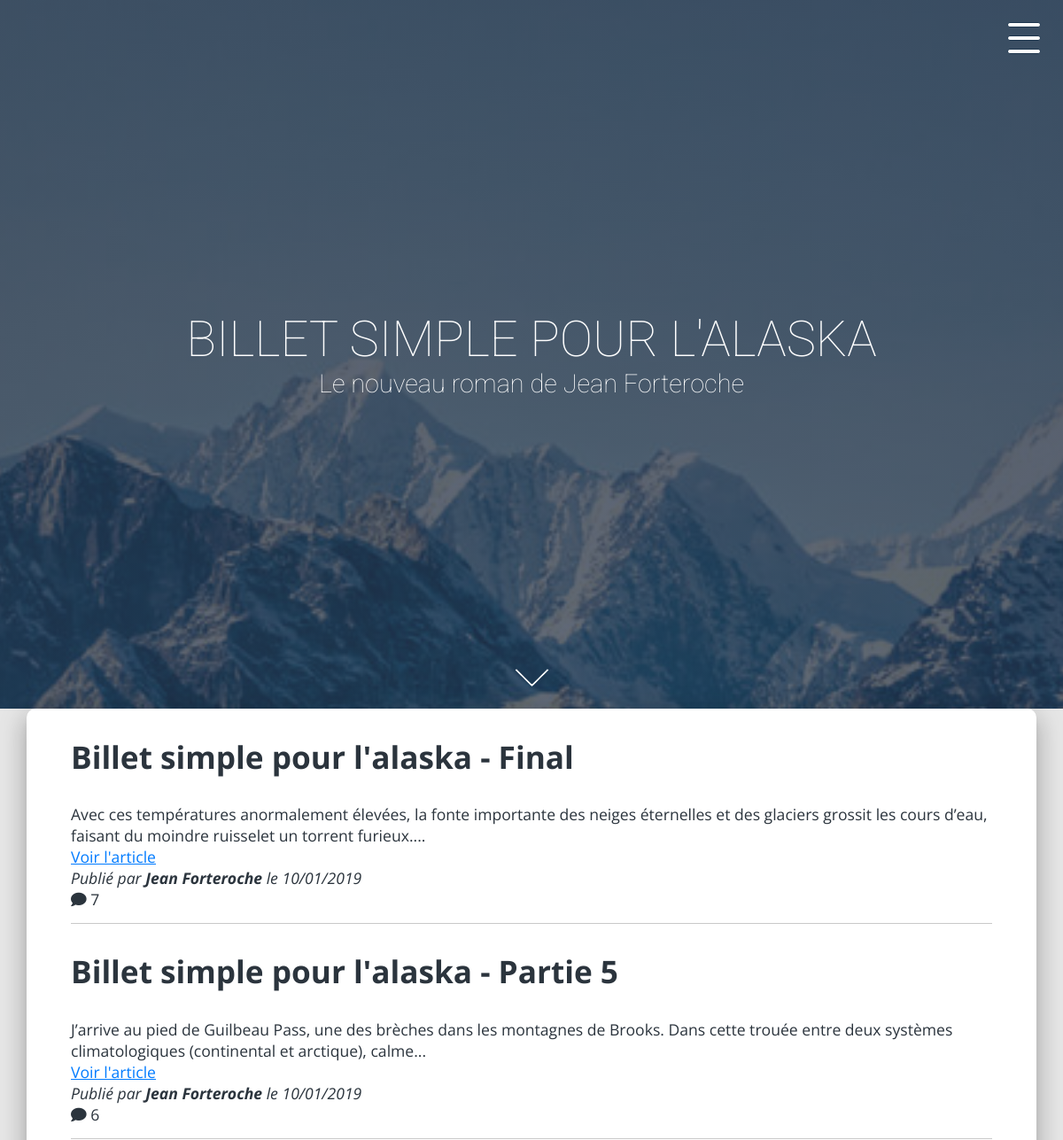
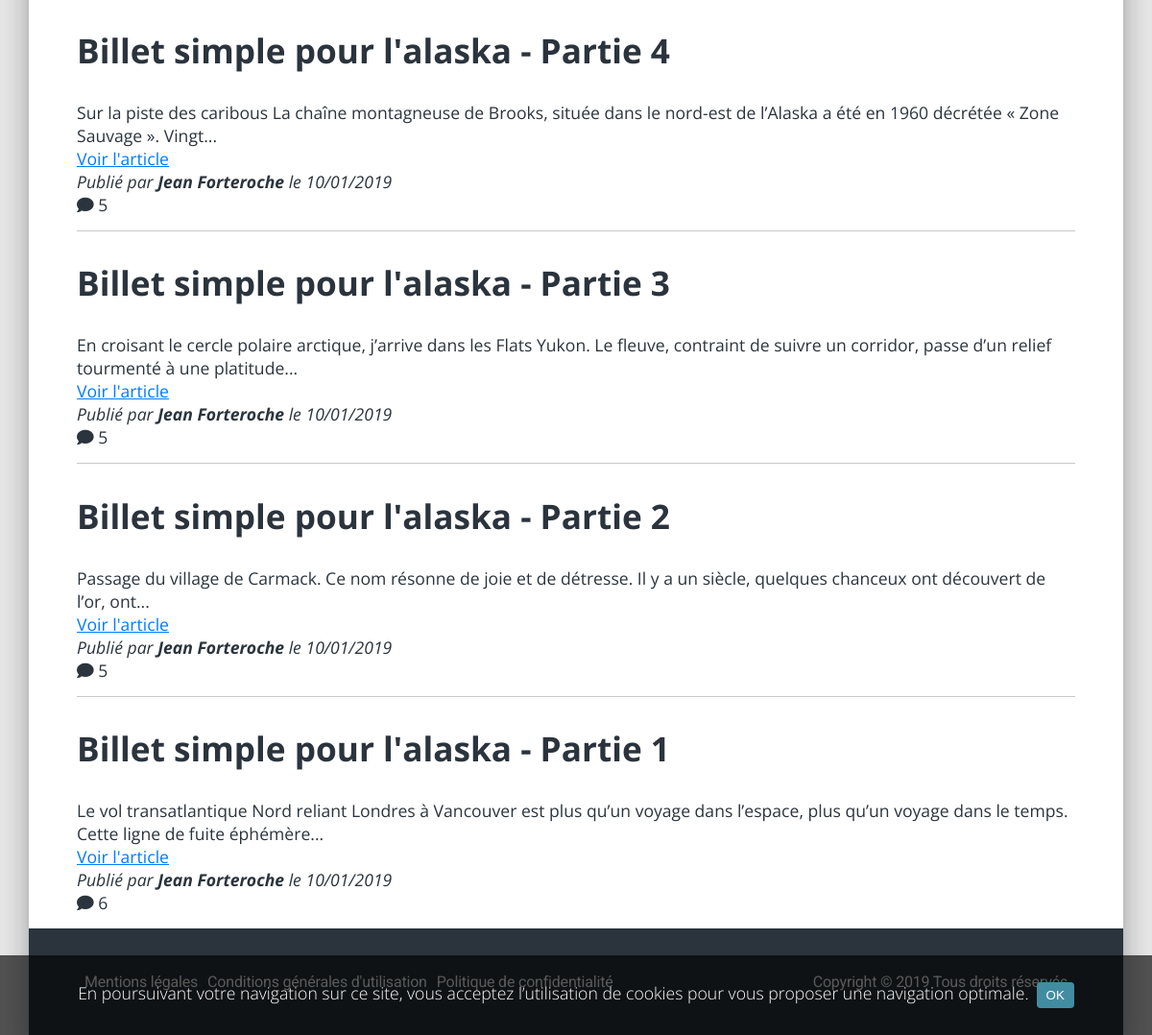
The page / (signed in) on the database its author committed (2 pictures, top to bottom).
### tables this page shows
CREATE TABLE IF NOT EXISTS `posts` (
  `id` int(11) NOT NULL AUTO_INCREMENT,
  `title` text NOT NULL,
  `content` text NOT NULL,
  `author_id` int(11) NOT NULL,
  `creation_date` timestamp NOT NULL DEFAULT CURRENT_TIMESTAMP,
  PRIMARY KEY (`id`)
);

CREATE TABLE IF NOT EXISTS `users` (
  `id` int(11) NOT NULL AUTO_INCREMENT,
  `user_pseudo` varchar(100) NOT NULL,
  `user_login` varchar(50) NOT NULL,
  `user_password` varchar(255) NOT NULL,
  PRIMARY KEY (`id`)
);

### controller/PostsController.php (called while the page is built, shortened)
<?php
class PostsController extends AppController {
    public function listPosts() {
        $postsManager = new PostsManager();
        $posts = $postsManager->getPosts();
        $this->render(['home', 'postSummary', 'footer'], compact('posts', 'pageTitle', 'description'));
    }
    public function getSummary($content) {
        $words = explode(" ", $content);
        $summary = "";
        if (count($words) < 25) {
            $summary = $content;
        } else {
            for ($i = 0; $i < 25; $i++) {
                if ($i == 24) {
                    $summary .= $words[$i] . '...';
                } else {
                    $summary .= $words[$i] . ' ';
                }
            }
        }
        return $summary;
    }
}

### index.php (called while the page is built, shortened)
<?php
require_once "Autoloader.php";
$namespace = '\ClementPatigny\Controller\\';
if (isset($_GET['action']) && !empty($_GET['action'])) {
    $action = $_GET['action'];
    if (in_array($action, ['listPostsAdmin', 'viewPost', 'addPost', 'editPost', 'deletePost'])) {
        $controller = $namespace . 'PostsController';
    } elseif (in_array($action, ['login', 'logout'])) {
        $controller = $namespace . 'UserController';
    } elseif (in_array($action, ['addComment', 'reportComment', 'deleteComment', 'listPostComments', 'listComments'])) {
        $controller = $namespace . 'CommentsController';
    } else {
        header("HTTP/1.0 404 Not Found");
        exit;
    }
} else {
    $action = 'listPosts';
}
$controller = new $controller();
$controller->$action();

### model/PostsManager.php (called while the page is built, shortened)
<?php
class PostsManager extends Manager {
    public function getPosts() {
        $db = $this->connectDb();
        $q = $db->query("SELECT posts.id, title, content, user_pseudo, creation_date FROM posts INNER JOIN users ON posts.author_id = users.id ORDER BY creation_date DESC");
        $posts = [];
        while ($post = $q->fetch()) {
            $commentsManager = new CommentsManager();
            $nbComments = $commentsManager->getNbPostComments($post['id']);
            $postFeatures = [
                'content' => $post['content'],
                'title' => $post['title'],
                'id' => $post['id'],
                'nbComments' => $nbComments['nb_comments'],
                'author' => $post['user_pseudo'],
                'creationDate' => $post['creation_date']
            ];
            $posts[] = new Post($postFeatures);
        }
        return $posts;
    }
}

### Autoloader.php (called while the page is built, shortened)
<?php
class Autoloader {
    static function autoload($class) {
        $class = str_replace('ClementPatigny\\', '', $class);
        $class = str_replace('\\', '/', $class);
        $class = lcfirst($class) . '.php';
    }
}

### model/CommentsManager.php (called while the page is built, shortened)
<?php
class CommentsManager extends Manager {
    public function getNbPostComments($postId) {
        $db = $this->connectDb();
        $q = $db->prepare('SELECT COUNT(*) AS nb_comments FROM comments WHERE post_id = ?');
        $q->execute([$postId]);
        $nbComments = $q->fetch();
        return $nbComments;
    }
}

### model/Post.php (called while the page is built, shortened)
<?php
class Post {
    private $_id;
    private $_title;
    private $_content;
    private $_creationDate;
    private $_nbComments;
    private $_author;
    public function hydrate($post) {
        foreach($post as $key => $value) {
            $setter = 'set' . ucfirst($key);
        }
    }
    public function setContent($content) {
        if (is_string($content)) {
            $this->_content = $content;
        }
    }
    public function setTitle($title) {
        if (is_string($title)) {
            $this->_title = $title;
        }
    }
    public function setId($id) {
        $this->_id = (int) $id;
    }
    public function setAuthor($author) {
        if (is_string($author)) {
            $this->_author = $author;
        }
    }
    public function setNbComments($nbComments) {
        $this->_nbComments = (int) $nbComments;
    }
    public function setCreationDate($creationDate) {
        $this->_creationDate = new \datetime($creationDate);
    }
    public function getContent() {
        return $this->_content;
    }
    public function getTitle() {
        return $this->_title;
    }
    public function getId() {
        return $this->_id;
    }
    public function getAuthor() {
        return $this->_author;
    }
    public function getCreationDate($format) {
        return $this->_creationDate->format($format);
    }
    public function getNbComments() {
        return $this->_nbComments;
    }
}

### view/postSummary.php (the view)
<div class="container">
    <section id="blog">
        <?php foreach($posts as $post): ?>
        <article>
            <h2><?= $post->getTitle() ?></h2>
            <div><?= $this->getSummary(strip_tags($post->getContent())) ?></div>
            <a href="index.php?action=viewPost&id=<?= $post->getId() ?>">Voir l'article</a>
            <div class="italic">
                <span>Publié par</span> <strong><?= $post->getAuthor() ?></strong>
                le <time datetime="<?= $post->getCreationDate('Y-m-d') ?>"><?= $post->getCreationDate('d/m/Y') ?></time>
            </div>
            <div><i class="fas fa-comment"></i> <?= $post->getNbComments() ?></div>
        </article>
        <?php endforeach; ?>
    </section>

### controller/AppController.php (shortened to what this page needs)
<?php
class AppController {
    public function render(array $views, $variables = []) {
        extract($variables);
        foreach($views as $view) {
            require_once 'view/' . $view . '.php';
        }
        require_once "view/template.php";
    }
}

### public/css/style.css (style rules this page uses)
:root { --arrow-width: 25px; --roboto: 'Roboto', sans-serif; --open-sans: 'Open Sans', sans-serif; }
body { margin: 0; font-family: var(--open-sans); color: #2b343d; }
.italic { font-style: italic; }
a { color: #007bff; }
.container { border-radius: 10px; width: 95%; margin: 0 auto; box-shadow: 0 16px 24px 2px rgba(0, 0, 0, 0.14), 0 6px 30px 5px rgba(0, 0, 0, 0.12), 0 8px 10px -5px rgba(0, 0, 0, 0.2); background-color: #fff; }

### public/css/home.css (style rules this page uses)
html, body { height: 100%; }
body { background-color: #e6e6e6; }
#blog { padding: 30px 50px 0 50px; }
#blog article { padding-bottom: 15px; border-bottom: 1px solid #c9c9c9; color: #2b343d; font-size: 1.1em; }
#blog article:last-child { border-bottom: 0; }
#blog article h2 { font-size: 2em; }
#blog article:first-child h2 { margin-top: 0; }
a { transition: 0.3s; }

### rows shown on the page
posts: title "Billet simple pour l'alaska - Final", content "Avec ces températures anormalement élevées, la fonte importante des neiges éternelles et des glaciers grossit les cours d’eau, faisant du moindre ruisselet un torrent furieux....", author.user_pseudo "Jean Forteroche", creation_date "10/01/2019", NbComments "7"
posts: title "Billet simple pour l'alaska - Partie 5", content "J’arrive au pied de Guilbeau Pass, une des brèches dans les montagnes de Brooks. Dans cette trouée entre deux systèmes climatologiques (continental et arctique), calme...", author.user_pseudo "Jean Forteroche", creation_date "10/01/2019", NbComments "6"
posts: title "Billet simple pour l'alaska - Partie 4", content "Sur la piste des caribous La chaîne montagneuse de Brooks, située dans le nord-est de l’Alaska a été en 1960 décrétée « Zone Sauvage ». Vingt...", author.user_pseudo "Jean Forteroche", creation_date "10/01/2019", NbComments "5"
posts: title "Billet simple pour l'alaska - Partie 3", content "En croisant le cercle polaire arctique, j’arrive dans les Flats Yukon. Le fleuve, contraint de suivre un corridor, passe d’un relief tourmenté à une platitude...", author.user_pseudo "Jean Forteroche", creation_date "10/01/2019", NbComments "5"
posts: title "Billet simple pour l'alaska - Partie 2", content "Passage du village de Carmack. Ce nom résonne de joie et de détresse. Il y a un siècle, quelques chanceux ont découvert de l’or, ont...", author.user_pseudo "Jean Forteroche", creation_date "10/01/2019", NbComments "5"
posts: title "Billet simple pour l'alaska - Partie 1", content "Le vol transatlantique Nord reliant Londres à Vancouver est plus qu’un voyage dans l’espace, plus qu’un voyage dans le temps. Cette ligne de fuite éphémère...", author.user_pseudo "Jean Forteroche", creation_date "10/01/2019", NbComments "6"
